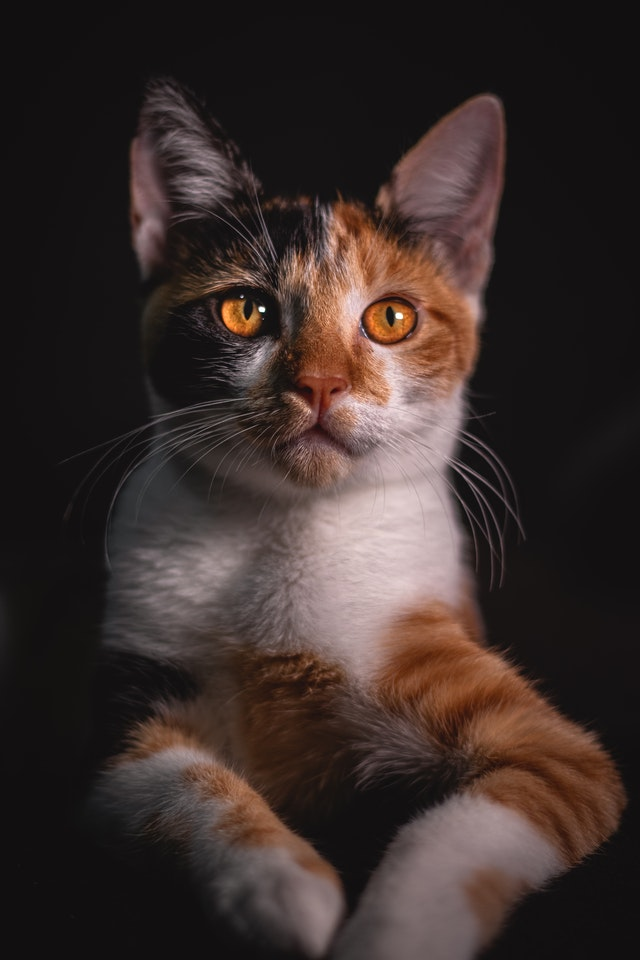
#> input picture imagemGato.jpg, 640 x 960 px
$ python convertendoImagem_cinza.py
#> lines starting #> are read from the running program, lines starting #| are printed output that depends on the picture; after the words box and inside, x2 and y2 are one past the last pixel; in counts of white or black regions, pixels touching at a corner belong together
import cv2 as cv

imagemGatito = cv.imread("../imagemGato.jpg")
#> imagemGatito is the input picture: shape (960, 640, 3); mean B, G, R 43.3, 46.1, 58.4
cv.imshow("Gatito Colorido", imagemGatito)

# Passando a imagem para Preto e Branco:
imagemCinza = cv.cvtColor(imagemGatito, cv.COLOR_BGR2GRAY)
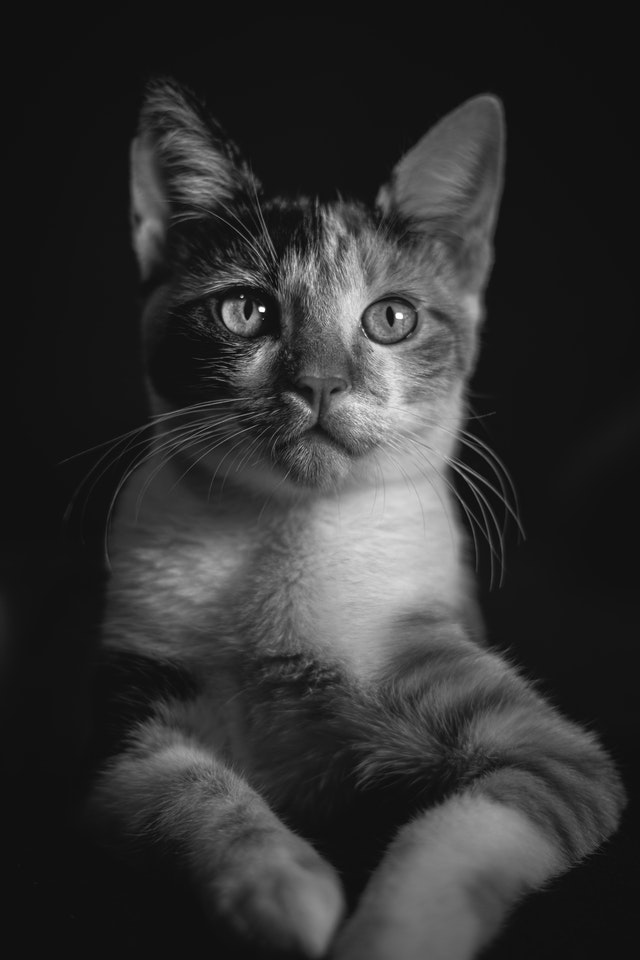
#> imagemCinza: shape (960, 640); min 1, max 255, mean 49.6
cv.imshow("Gatito Cinza", imagemCinza )

# desfocando a imagem:
imagemDesfocada = cv.GaussianBlur(imagemGatito,(3,3), cv.BORDER_DEFAULT)
cv.imshow("Gatito Borrado", imagemDesfocada)

# Identificando bordas na imagem:
imagemBordas = cv.Canny(imagemGatito,125,175)
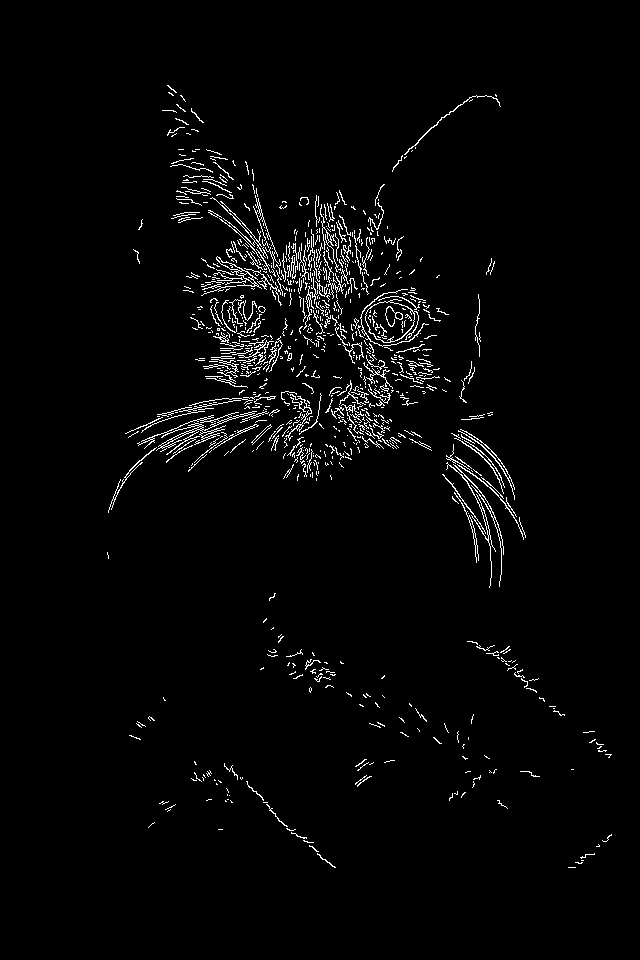
#> imagemBordas: shape (960, 640); 2.5% white in thin lines or dots, all inside (x1, y1, x2, y2) = (107, 85, 612, 868)
cv.imshow("Bordas do Gatito", imagemBordas)

# Diminuindo a quantidade de bordas identificadas:
imagemBordasReduzidas = cv.Canny(imagemDesfocada,125,175)
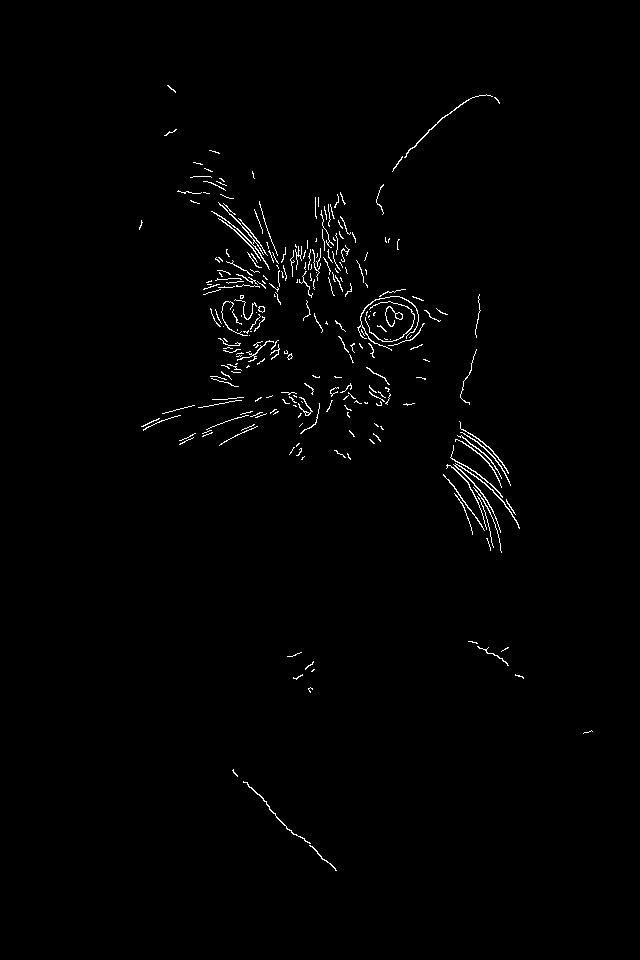
#> imagemBordasReduzidas: shape (960, 640); 1% white in thin lines or dots, all inside (x1, y1, x2, y2) = (139, 85, 593, 871)
cv.imshow("Bordas da imagem desfocada", imagemBordasReduzidas)

# Dilatando linhas das bordas:
bordaDilatada = cv.dilate(imagemBordasReduzidas,(3,3),iterations=2)
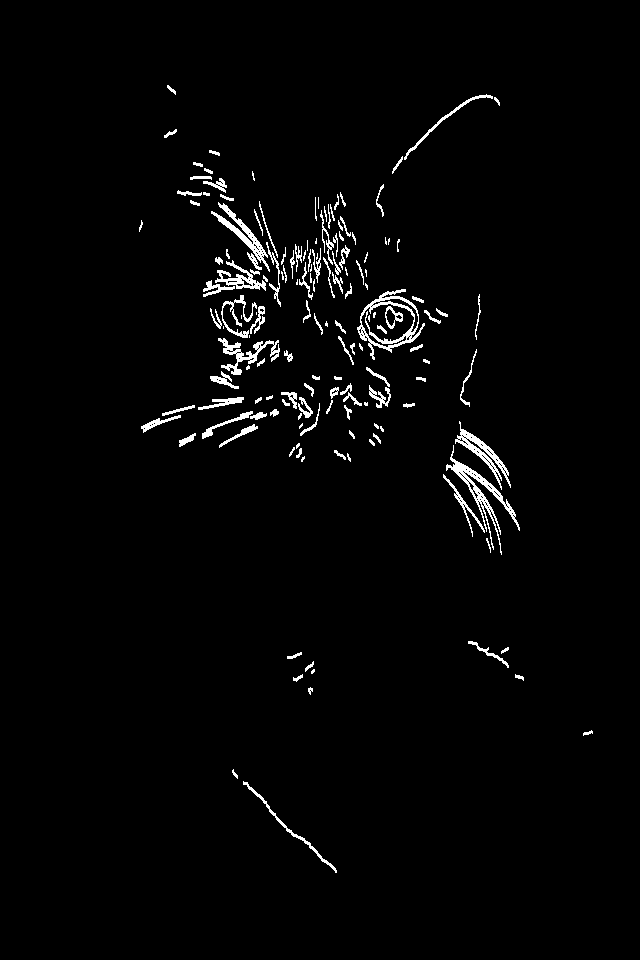
#> bordaDilatada: shape (960, 640); 2.2% white in thin lines or dots, all inside (x1, y1, x2, y2) = (139, 85, 593, 873)
cv.imshow("Bordas Dilatadas", bordaDilatada)

# Retirando Dilatação das bordas:
bordasDilatacaoReduzida = cv.erode(bordaDilatada,(3,3),iterations=2)
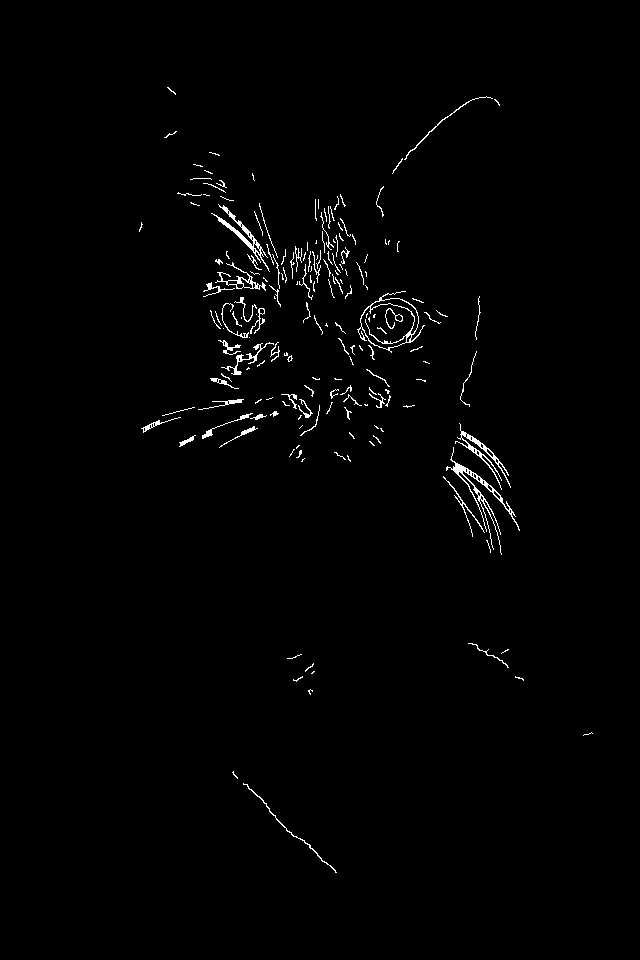
#> bordasDilatacaoReduzida: shape (960, 640); 1.2% white in thin lines or dots, all inside (x1, y1, x2, y2) = (139, 87, 593, 873)
cv.imshow("Bordas Reduzidas", bordasDilatacaoReduzida)

# cortando uma imagem:
recorte = imagemGatito[50:300,0:500]
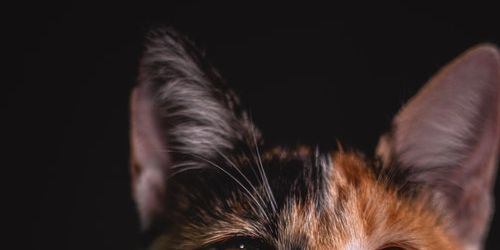
#> recorte: shape (250, 500, 3); mean B, G, R 37.1, 38.9, 51.2
cv.imshow("Recorte Imagem Gatito", recorte)
cv.waitKey(0)
